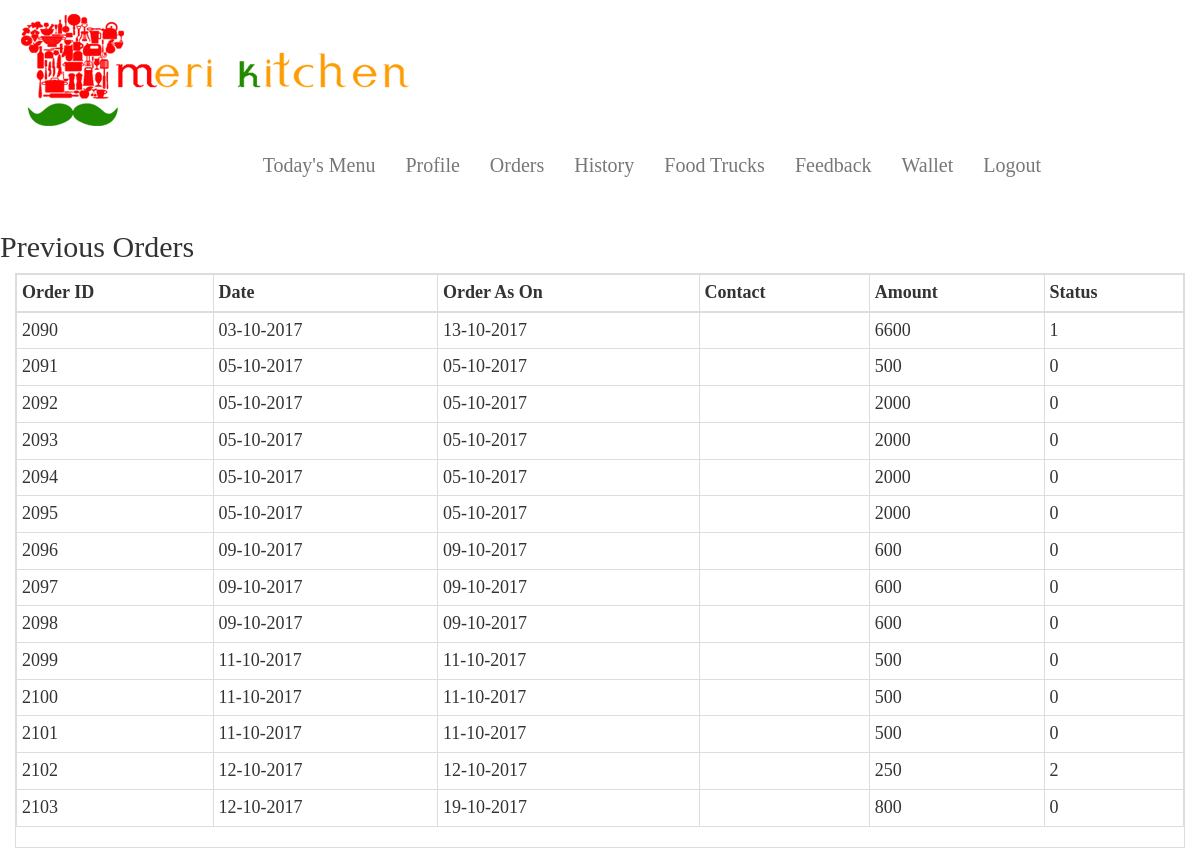
The page /history.php (signed in) on the database its author committed.
### tables this page shows
CREATE TABLE `order_details` (
  `user_id` int(11) NOT NULL COMMENT 'user id of user',
  `date` date NOT NULL COMMENT 'date on which order is placed',
  `order_id` int(11) NOT NULL COMMENT 'order id of order thali details table',
  `order_till` date NOT NULL COMMENT 'order valid upto',
  `deli_add` text NOT NULL,
  `deli_area` int(11) NOT NULL,
  `deli_city` int(11) NOT NULL,
  `amount` int(10) NOT NULL COMMENT 'amount paid by user after discounts',
  `dis_avail` int(10) NOT NULL COMMENT 'amount of discount',
  `final_amt` int(10) NOT NULL,
  `gst` int(10) NOT NULL COMMENT 'gst on grand total',
  `bill_amt` int(10) NOT NULL,
  `code` varchar(20) NOT NULL,
  `is_cancel` int(2) NOT NULL COMMENT '1-YES 0-NO 2-DELIVERED',
  `cancel_on` date NOT NULL
);

### history.php (the view, shortened to what this page needs)
<?php
if(isset($_SESSION['uid']))
{
include("frames/userheader.php");
$getuser=mysql_query("select id from users where mail='".$_SESSION['uid']."' ");
$getid=mysql_fetch_array($getuser);
	$uid=$getid['id'];
?>
<html>
<head>
 </head>
<body>
<div class="row">
	<div class="col-xs-12 col-md-12">
		<h2>Previous Orders</h2>
		<div class="table-responsive">
						<div class="col-md-12" style="overflow-x: auto">
							<div class =  "table-bordered results">
								 <table  class="table table-condensed table-bordered table-hover" id="mytable1">
									<thead>
									  <tr>
									   <th>Order ID</th>
										<th>Date</th>
										<th>Order As On</th>
										<th>Contact</th>
										<th>Amount</th>
										<th>Status</th>
									  </tr>
									</thead>
									<tbody>
									  <?php
										$q=mysql_query("SELECT * FROM order_details WHERE `user_id`='$uid' ");
										while($row=mysql_fetch_array($q))
										{
											echo"<tr>
												<td>".$row['order_id']."</td>
												<td>".date('d-m-Y',strtotime($row['date']))."</td>
												<td>".date('d-m-Y',strtotime($row['order_till']))."</td>
												<td>".$row['mobile']."</td>
												<td>".$row['final_amt']."</td>
												<td>".$row['is_cancel']."</td>
											</tr>";
										}
										?>
									</tbody>
			  					</table>
			  			</div>
				</div>
		  </div>
	  </div>
  </div>
  </body>
</html>
<?php
}
else
{
	header("location:index.php");
}
?>

### frames/userheader.php (shortened to what this page needs)
<!doctype html>
<html>
<head>
<link rel="stylesheet" href="https://maxcdn.bootstrapcdn.com/bootstrap/3.3.7/css/bootstrap.min.css">
<link rel="stylesheet" type="text/css" href="./assets/css/main.css" />
<link rel="stylesheet" type="text/css" href="./assets/css/lightbox.css" />
</head>
<body>
<div style="height: auto; width: 100%;">
<nav class="navbar navbar-default" style="background-color:transparent; border: none;">
  <div class="container-fluid">
    <div class="navbar-header">
      	<img src="./assets/images/logo.png" style="height: auto; width: 100%;" />
      </div>
      <div class="collapse navbar-collapse" id="myNavbar"><menu>
      <ul class="nav navbar-nav navbar-right" style="margin-right: 10%;">
        <li><a href="userindex.php" >Today's Menu</a></li>
		<li><a href="#" data-toggle="modal" data-target="#profilemodal" >Profile</a> </li>
        <li><a href="view_orders.php">Orders</a></li>
        <li><a href="history.php">History</a></li>
        <li><a href="truck_order.php">Food Trucks</a></li>
        <li><a href="review.php">Feedback</a></li>
        <li><a href="wallet.php" >Wallet</a></li>
        <li><a href="./data_request_handeller/logout.php" id="lg" onclick="return confirm('Are you sure you want to log out?');">Logout</a></li>
      </ul></menu>
    </div>
 </div>
</nav>
</div>
</body>
</html>

### assets/css/main.css (style rules this page uses)
* { margin: 0px; padding: 0px; font-size: 18px; font-family: Futura; }
body { background-repeat: repeat; }
menu { font-family: inherit; font-size: 1.8rem; color: aqua; }

### frames/userheader.php (style rules this page uses)
a { color: black; font-size: 2rem; }

### rows shown on the page
order_details: order_id "2090", date "03-10-2017", order_till "13-10-2017", final_amt "6600", is_cancel "1"
order_details: order_id "2091", date "05-10-2017", order_till "05-10-2017", final_amt "500", is_cancel "0"
order_details: order_id "2092", date "05-10-2017", order_till "05-10-2017", final_amt "2000", is_cancel "0"
order_details: order_id "2093", date "05-10-2017", order_till "05-10-2017", final_amt "2000", is_cancel "0"
order_details: order_id "2094", date "05-10-2017", order_till "05-10-2017", final_amt "2000", is_cancel "0"
order_details: order_id "2095", date "05-10-2017", order_till "05-10-2017", final_amt "2000", is_cancel "0"
order_details: order_id "2096", date "09-10-2017", order_till "09-10-2017", final_amt "600", is_cancel "0"
order_details: order_id "2097", date "09-10-2017", order_till "09-10-2017", final_amt "600", is_cancel "0"
order_details: order_id "2098", date "09-10-2017", order_till "09-10-2017", final_amt "600", is_cancel "0"
order_details: order_id "2099", date "11-10-2017", order_till "11-10-2017", final_amt "500", is_cancel "0"
order_details: order_id "2100", date "11-10-2017", order_till "11-10-2017", final_amt "500", is_cancel "0"
order_details: order_id "2101", date "11-10-2017", order_till "11-10-2017", final_amt "500", is_cancel "0"
order_details: order_id "2102", date "12-10-2017", order_till "12-10-2017", final_amt "250", is_cancel "2"
order_details: order_id "2103", date "12-10-2017", order_till "19-10-2017", final_amt "800", is_cancel "0"
